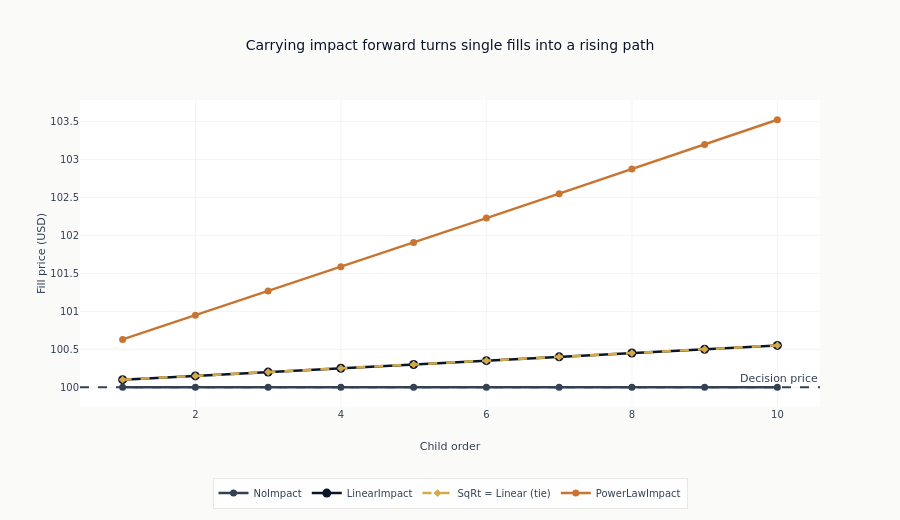

Notebook cell for this chart:
### Markdown cell above
**Finding**: The sequence summary holds the parent order, child schedule, and assumed persistence
fixed. Differences therefore come from the illustrative model parameterizations, not from the
library maintaining cumulative state.

### Code cell
# Visualize execution paths
fig = go.Figure()
sequence_colors = {
    "NoImpact": COLORS["neutral"],
    "LinearImpact": COLORS["blue"],
    "SquareRootImpact": COLORS["amber"],
    "PowerLawImpact": COLORS["copper"],
}
sequence_dashes = {
    "NoImpact": "solid",
    "LinearImpact": "solid",
    "SquareRootImpact": "dash",
    "PowerLawImpact": "solid",
}
sequence_markers = {
    "NoImpact": (7, "circle"),
    "LinearImpact": (9, "circle"),
    "SquareRootImpact": (6, "diamond"),
    "PowerLawImpact": (7, "circle"),
}
for model_name in simulation_models:
    model_data = results_df.filter(pl.col("model") == model_name)
    marker_size, marker_symbol = sequence_markers[model_name]
    label = "SqRt = Linear (tie)" if model_name == "SquareRootImpact" else model_name
    fig.add_scatter(
        x=model_data["order"].to_list(),
        y=model_data["fill_price"].to_list(),
        mode="lines+markers",
        name=label,
        line=dict(width=2.5, color=sequence_colors[model_name], dash=sequence_dashes[model_name]),
        marker=dict(size=marker_size, symbol=marker_symbol),
    )

fig.add_hline(
    y=price,
    line_dash="dash",
    line_color=COLORS["neutral"],
    annotation_text="Decision price",
)

fig.update_layout(
    title="Carrying impact forward turns single fills into a rising path",
    xaxis_title="Child order",
    yaxis_title="Fill price (USD)",
    height=520,
    legend=dict(orientation="h", y=-0.23, x=0.5, xanchor="center"),
    margin=dict(b=105),
)
show_plotly_with_alt(
    fig,
    "Fill price against child-order number for four models, all starting at the dashed decision "
    "price. NoImpact stays flat; the other three rise steadily, with the linear and square-root "
    "paths lying exactly on top of each other.",
)

### Figure 1 — Plotly figure (JSON) as saved in the notebook; plotly's stock layout.template omitted (floating-point values rounded to 4 significant figures)
{"data": [{"line": {"color": "#334155", "dash": "solid", "width": 2.5}, "marker": {"size": 7, "symbol": "circle"}, "mode": "lines+markers", "name": "NoImpact", "type": "scatter", "x": [1, 2, 3, 4, 5, 6, 7, 8, 9, 10], "y": [100.0, 100.0, 100.0, 100.0, 100.0, 100.0, 100.0, 100.0, 100.0, 100.0]}, {"line": {"color": "#0a1628", "dash": "solid", "width": 2.5}, "marker": {"size": 9, "symbol": "circle"}, "mode": "lines+markers", "name": "LinearImpact", "type": "scatter", "x": [1, 2, 3, 4, 5, 6, 7, 8, 9, 10], "y": [100.1, 100.2, 100.2, 100.3, 100.3, 100.4, 100.4, 100.5, 100.5, 100.6]}, {"line": {"color": "#D4A84B", "dash": "dash", "width": 2.5}, "marker": {"size": 6, "symbol": "diamond"}, "mode": "lines+markers", "name": "SqRt = Linear (tie)", "type": "scatter", "x": [1, 2, 3, 4, 5, 6, 7, 8, 9, 10], "y": [100.1, 100.2, 100.2, 100.3, 100.3, 100.4, 100.4, 100.5, 100.5, 100.6]}, {"line": {"color": "#C87533", "dash": "solid", "width": 2.5}, "marker": {"size": 7, "symbol": "circle"}, "mode": "lines+markers", "name": "PowerLawImpact", "type": "scatter", "x": [1, 2, 3, 4, 5, 6, 7, 8, 9, 10], "y": [100.6, 100.9, 101.3, 101.6, 101.9, 102.2, 102.6, 102.9, 103.2, 103.5]}], "layout": {"annotations": [{"showarrow": false, "text": "Decision price", "x": 1, "xanchor": "right", "xref": "x domain", "y": 100.0, "yanchor": "bottom", "yref": "y"}], "height": 520, "legend": {"orientation": "h", "x": 0.5, "xanchor": "center", "y": -0.23}, "margin": {"b": 105}, "shapes": [{"line": {"color": "#334155", "dash": "dash"}, "type": "line", "x0": 0, "x1": 1, "xref": "x domain", "y0": 100.0, "y1": 100.0, "yref": "y"}], "title": {"text": "Carrying impact forward turns single fills into a rising path"}, "xaxis": {"title": {"text": "Child order"}}, "yaxis": {"title": {"text": "Fill price (USD)"}}}}
